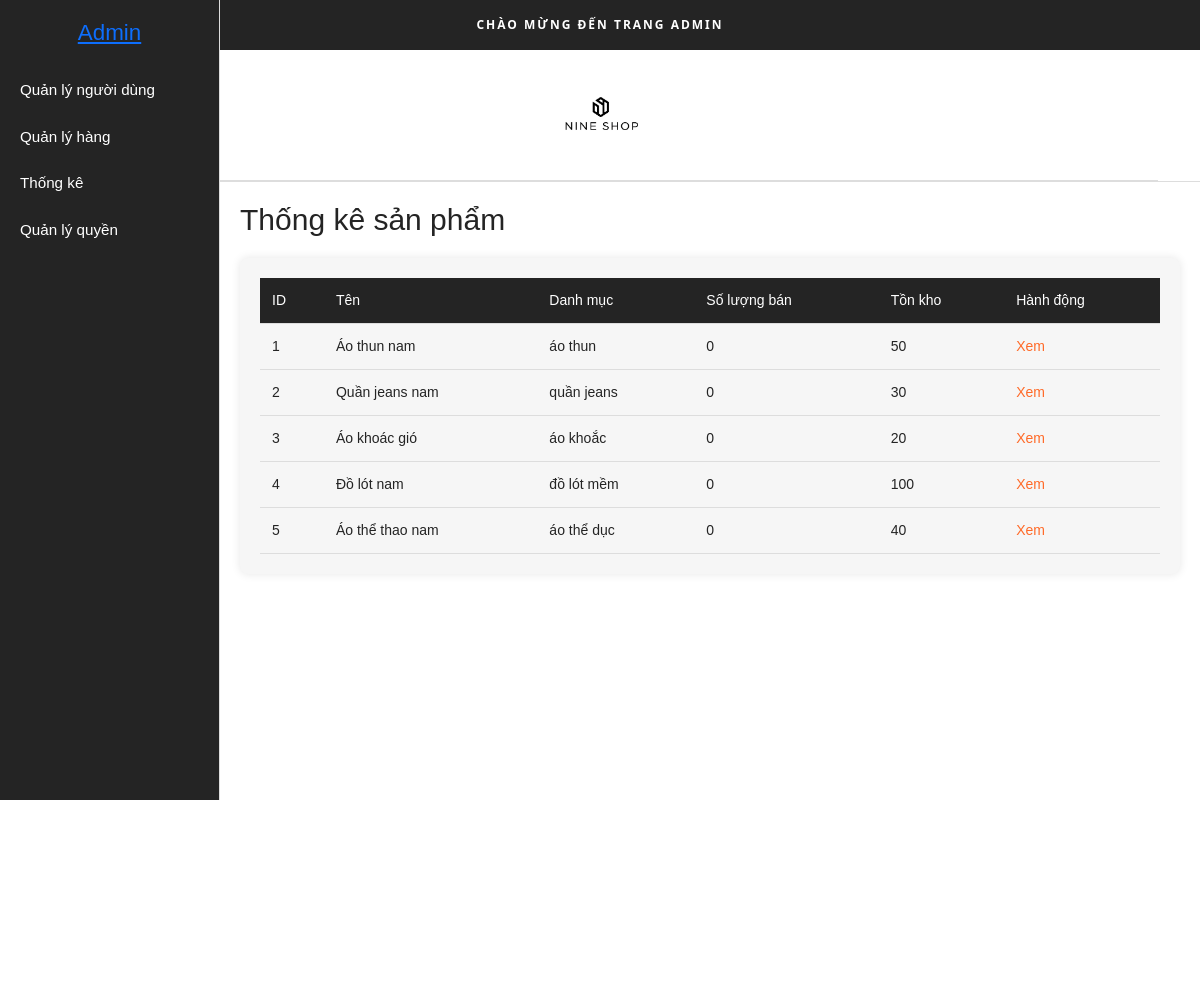
The page /frontEnd/admin.php?page=statistics_products on the database its author committed.
### tables this page shows
CREATE TABLE `products` (
  `id` int(100) NOT NULL,
  `subcategories_id` int(11) DEFAULT NULL,
  `name` varchar(255) NOT NULL,
  `description` text DEFAULT NULL,
  `price` decimal(10,2) NOT NULL,
  `stock` int(11) DEFAULT 0,
  `image_url` varchar(255) DEFAULT NULL,
  `created_at` timestamp NOT NULL DEFAULT current_timestamp()
);

CREATE TABLE `subcategories` (
  `id` int(11) NOT NULL,
  `name` varchar(100) NOT NULL,
  `category_id` int(11) DEFAULT NULL
);

### frontEnd/admin.php (the view, shortened to what this page needs)
<?php
$servername = "localhost";
$username = "root";
$password = "";
$dbname = "clothingstore";
try {
    $conn = new PDO("mysql:host=$servername;dbname=$dbname", $username, $password);
    $conn->setAttribute(PDO::ATTR_ERRMODE, PDO::ERRMODE_EXCEPTION);
    $conn->exec("SET NAMES 'utf8mb4'");
} catch (PDOException $e) {
    die("Kết nối thất bại: " . $e->getMessage());
}
$page = isset($_GET['page']) ? $_GET['page'] : 'dashboard';
?>
<!doctype html>
<html class="no-js" lang="en">
<head>
    <link rel="stylesheet" href="../assets/css/plugins.css">
    <link rel="stylesheet" href="../assets/css/style.css">
    <link href="https://cdn.jsdelivr.net/npm/bootstrap@5.3.3/dist/css/bootstrap.min.css" rel="stylesheet">
</head>
<body>
    <header class="header_area header_three">
        <div class="header_top">
            <div class="header_center">
                <p>Chào mừng đến trang Admin</p>
            </div>
        </div>
        <div class="header_middel">
            <div class="container-fluid">
                <div class="middel_inner">
                    <div class="logo">
                        <a href="admin.php"><img src="../assets/img/logo/1.logo.jpg" alt="Logo"></a>
                    </div>
                </div>
            </div>
        </div>
    </header>
    <div class="sidebar">
        <h2><a href = "admin.php">Admin</a></h2>
        <ul>
            <li>
                <a href="?page=staff" class="menu-toggle">Quản lý người dùng</a>
            </li>
            <li>
                <a href="?page=products" class="menu-toggle">Quản lý hàng</a>
            </li>
            <li>
                <a href="?page=statistics" class="menu-toggle">Thống kê</a>
            </li>
            <li>
                <a href="?page=roles" class="menu-toggle">Quản lý quyền</a>
            </li>
        </ul>
    </div>
    <div class="main-content">
        <?php if ($page == 'dashboard'): ?>
        <?php elseif ($page == 'statistics_products'): ?>
            <h1>Thống kê sản phẩm</h1>
            <div class="table-container">
                <table>
                    <thead>
                        <tr>
                            <th>ID</th>
                            <th>Tên</th>
                            <th>Danh mục</th>
                            <th>Số lượng bán</th>
                            <th>Tồn kho</th>
                            <th>Hành động</th>
                        </tr>
                    </thead>
                    <tbody>
                        <?php
                        $stmt = $conn->query("SELECT p.id, p.name, s.name AS subcategory,
                                              SUM(oi.quantity) AS total_sold, p.stock
                                              FROM products p
                                              JOIN subcategories s ON p.subcategories_id = s.id
                                              LEFT JOIN order_items oi ON p.id = oi.product_id
                                              GROUP BY p.id");
                        while ($row = $stmt->fetch(PDO::FETCH_ASSOC)) {
                            echo "<tr>";
                            echo "<td>" . htmlspecialchars($row['id']) . "</td>";
                            echo "<td>" . htmlspecialchars($row['name']) . "</td>";
                            echo "<td>" . htmlspecialchars($row['subcategory']) . "</td>";
                            echo "<td>" . htmlspecialchars($row['total_sold'] ?: 0) . "</td>";
                            echo "<td>" . htmlspecialchars($row['stock']) . "</td>";
                            echo "<td class='action-buttons'>";
                            echo "<a href='view_product.php?id=" . $row['id'] . "'>Xem</a>";
                            echo "</td>";
                            echo "</tr>";
                        }
                        ?>
                    </tbody>
                </table>
            </div>
        <?php endif; ?>
    </div>
</body>
</html>

### frontEnd/admin.php (style rules this page uses)
body { margin: 0; font-family: "Libre Franklin", sans-serif; background: #ffffff; color: #242424; }
.header_area { background: #ffffff; border-bottom: 1px solid #ddd; }
.header_top { background: #242424; text-align: center; padding: 10px 0; }
.header_top p { margin: 0; color: #ffffff; font-size: 12px; }
.header_middel { padding: 20px 0; display: flex; justify-content: center; }
.middel_inner { display: flex; justify-content: center; align-items: center; }
.logo img { max-height: 50px; max-width: 150px; object-fit: contain; }
.sidebar { width: 220px; background: #242424; height: 100vh; position: fixed; top: 0; left: 0; padding-top: 20px; border-right: 1px solid #ddd; transition: width 0.3s ease; }
.sidebar h2 { text-align: center; font-size: 1.4rem; margin-bottom: 20px; color: #ffffff; font-weight: 500; }
.sidebar ul { list-style: none; padding: 0; margin: 0; }
.sidebar ul li { padding: 12px 20px; }
.sidebar ul li a { color: #ffffff; text-decoration: none; display: block; font-size: 0.95rem; font-weight: 400; }
.main-content { margin-left: 220px; padding: 20px; min-height: 100vh; background: #ffffff; transition: margin-left 0.3s ease; }
.main-content h1 { font-size: 30px; font-weight: 500; margin-bottom: 20px; color: #242424; }
.table-container { background: #f6f6f6; padding: 20px; border-radius: 8px; box-shadow: 0 0 10px rgba(0, 0, 0, 0.1); overflow-x: auto; }
table { width: 100%; border-collapse: collapse; font-size: 14px; color: #242424; }
th, td { padding: 12px; text-align: left; border-bottom: 1px solid #ddd; }
th { background: #242424; color: #ffffff; font-weight: 500; }
.action-buttons a { color: #ff6a28; margin-right: 10px; text-decoration: none; }

### rows shown on the page
products: id "1", name "Áo thun nam", subcategories.name "áo thun", total_sold "0", stock "50"
products: id "2", name "Quần jeans nam", subcategories.name "quần jeans", total_sold "0", stock "30"
products: id "3", name "Áo khoác gió", subcategories.name "áo khoắc", total_sold "0", stock "20"
products: id "4", name "Đồ lót nam", subcategories.name "đồ lót mềm", total_sold "0", stock "100"
products: id "5", name "Áo thể thao nam", subcategories.name "áo thể dục", total_sold "0", stock "40"
